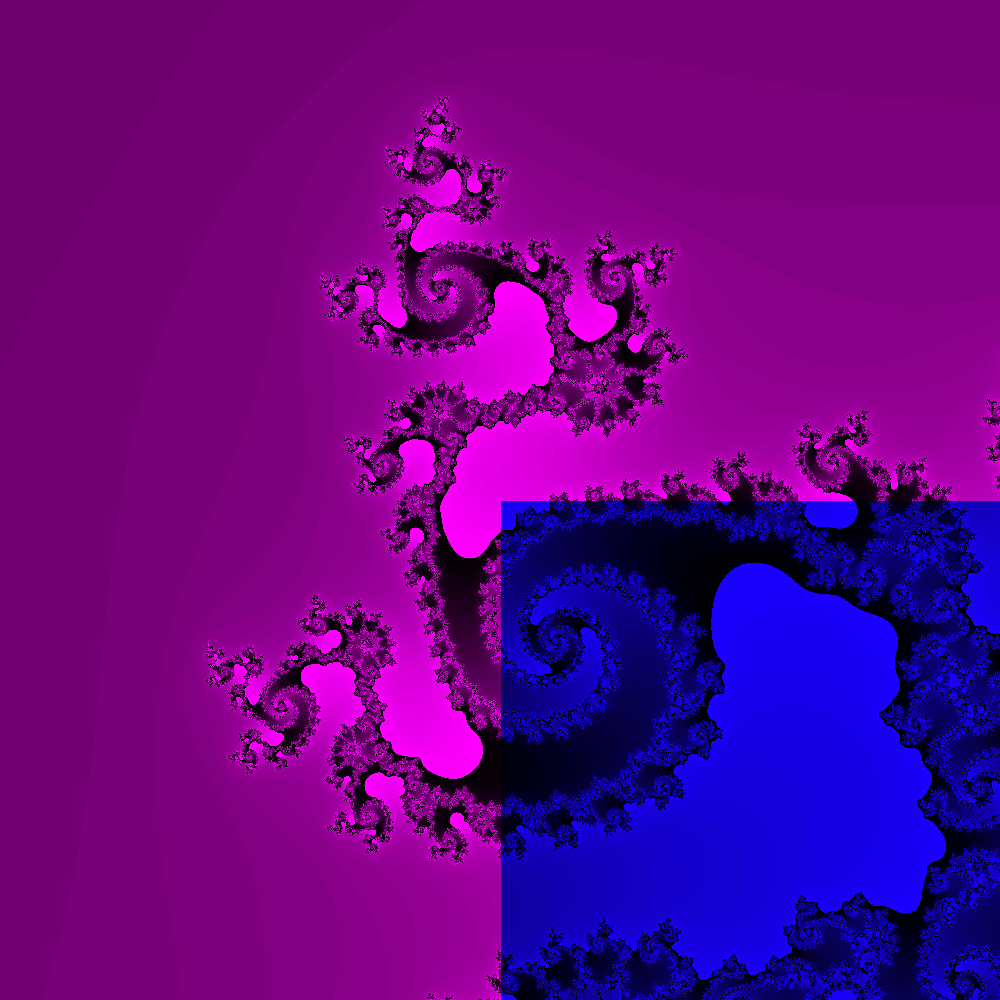

Here is the Python script that generated this plot:
"""
Mitchell Yu
Coral
This is just a really weird abstract piece, I just called it coral beacuse that was what is resembled at the end
No sources
On my honor

"""
from PIL import Image

xa, xb = -0.2064153281680434,-0.20329504385129302
ya, yb = 0.6710557011695266,0.6741759854862769
imgx, imgy = 1000, 1000
maxIt = 256
exp = 2

image = Image.new("RGB", (imgx, imgy))

for y in range(imgy):
	cy = y*((yb-ya)/(imgy-1))+ya
	for x in range(imgx):
		cx = x*((xb-xa)/(imgx-1))+xa
		c = complex(cx, cy)
		z = 0
		for i in range(maxIt):
			if abs(z) >= 2.0:
				break
			z = z**exp+c
		r=(i*5)%256
		b=(i*5)%256
		g=0
		if x>imgx/2 and y>imgy/2:
			r = 0
		image.putpixel((x,y),(r,g,b))

image.save("coral.png","PNG")